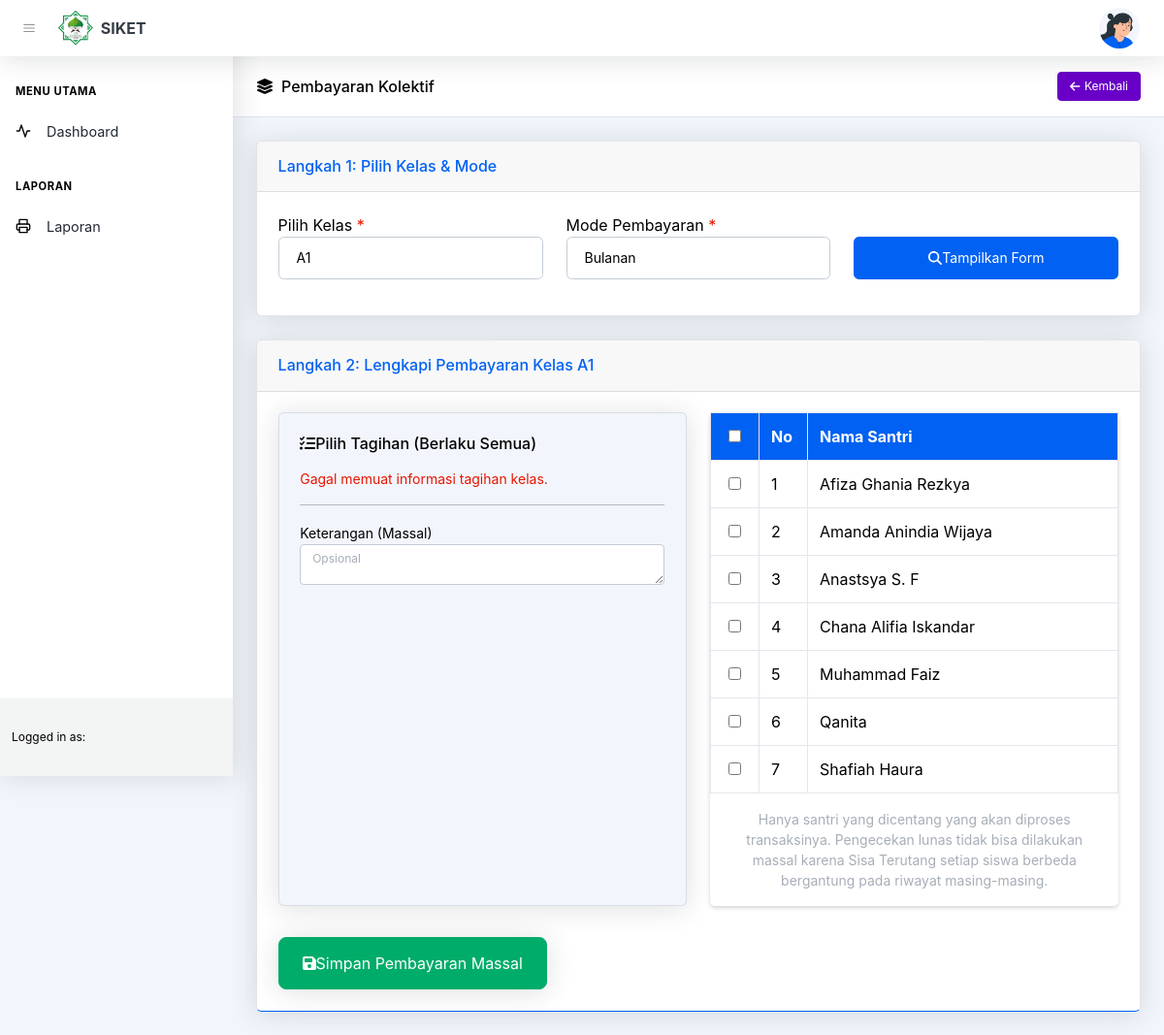
The app's page /pages/pembayaran/bulk.php?kelas=19 with its own data.
### tables this page shows
CREATE TABLE `kelas` (
  `id_kelas` int(11) NOT NULL,
  `nama_kelas` varchar(20) NOT NULL,
  `created_at` timestamp NOT NULL DEFAULT current_timestamp()
);

CREATE TABLE `santri` (
  `id_santri` int(11) NOT NULL,
  `nama` varchar(100) NOT NULL,
  `tempat_lahir` varchar(100) DEFAULT NULL,
  `tanggal_lahir` date DEFAULT NULL,
  `id_kelas` int(11) NOT NULL,
  `alamat` text DEFAULT NULL,
  `id_iuran` int(11) DEFAULT NULL,
  `foto` varchar(255) DEFAULT 'default.png',
  `status` enum('active','nonaktif') DEFAULT 'active',
  `created_at` timestamp NOT NULL DEFAULT current_timestamp(),
  `updated_at` timestamp NOT NULL DEFAULT current_timestamp() ON UPDATE current_timestamp()
);

### config/database.php (called while the page is built, shortened)
<?php
$conn = mysqli_connect(DB_HOST, DB_USER, DB_PASS, DB_NAME);
mysqli_set_charset($conn, "utf8mb4");
function sanitize($data)
{
    global $conn;
    return mysqli_real_escape_string($conn, trim($data));
}
?>

### pages/pembayaran/bulk.php (the view, shortened to what this page needs)
<?php
require_once '../../includes/header.php';
require_once '../../includes/sidebar.php';
$filter_kelas_raw = isset($_GET['kelas']) ? sanitize($_GET['kelas']) : '';
$is_all_kelas = ($filter_kelas_raw === 'all' || $filter_kelas_raw === '0');
$filter_kelas = $is_all_kelas ? 0 : (int) $filter_kelas_raw;
$filter_mode = isset($_GET['mode']) ? sanitize($_GET['mode']) : 'bulanan';
$kelas_list = mysqli_query($conn, 'SELECT * FROM kelas ORDER BY nama_kelas');
$santri_targets = [];
$nama_kelas_terpilih = "";
if ($filter_kelas > 0 || $is_all_kelas) {
    if ($is_all_kelas) {
        $nama_kelas_terpilih = "Semua Kelas";
        $qs = mysqli_query($conn, "
            SELECT s.id_santri, s.nama, s.status, k.nama_kelas
            FROM santri s
            JOIN kelas k ON s.id_kelas = k.id_kelas
            WHERE s.status = 'active'
            ORDER BY k.nama_kelas ASC, s.nama ASC
        ");
    } else {
        $q_k = mysqli_query($conn, "SELECT nama_kelas FROM kelas WHERE id_kelas = '$filter_kelas'");
        if ($q_k && mysqli_num_rows($q_k) > 0) {
            $k_row = mysqli_fetch_assoc($q_k);
            $nama_kelas_terpilih = $k_row['nama_kelas'];
        }
        $qs = mysqli_query($conn, "
            SELECT id_santri, nama, status
            FROM santri
            WHERE id_kelas = '$filter_kelas' AND status = 'active'
            ORDER BY nama ASC
        ");
    }
    if ($qs) {
        while ($row = mysqli_fetch_assoc($qs)) {
            $santri_targets[] = $row;
        }
    }
}
?>
<header class="page-header page-header-compact page-header-light border-bottom bg-white mb-4">
    <div class="container-xl px-4">
        <div class="page-header-content">
            <div class="row align-items-center justify-content-between pt-3">
                <div class="col-auto mb-3">
                    <h1 class="page-header-title">
                        <div class="page-header-icon"><i class="fas fa-layer-group"></i></div>
                        Pembayaran Kolektif
                    </h1>
                </div>
                <div class="col-12 col-md-auto mb-3">
                    <a href="index.php" class="btn btn-sm btn-secondary">
                        <i class="fas fa-arrow-left me-1"></i> Kembali
                    </a>
                </div>
            </div>
        </div>
    </div>
</header>
<div class="container-xl px-4 mt-4">
    <div class="card shadow mb-4">
        <div class="card-header py-3">
            <h6 class="m-0 font-weight-bold text-primary">Langkah 1: Pilih Kelas & Mode</h6>
        </div>
        <div class="card-body">
            <form method="GET" action="">
                <div class="row align-items-end">
                    <div class="col-md-4 mb-3">
                        <label>Pilih Kelas <span class="text-danger">*</span></label>
                        <select name="kelas" class="form-control" required>
                            <?php while ($kls = mysqli_fetch_assoc($kelas_list)): ?>
                                <option value="<?php echo $kls['id_kelas']; ?>" <?php echo $filter_kelas == $kls['id_kelas'] ? 'selected' : ''; ?>>
                                    <?php echo htmlspecialchars($kls['nama_kelas']); ?>
                                </option>
                            <?php endwhile; ?>
                        </select>
                    </div>
                    <div class="col-md-4 mb-3">
                        <label>Mode Pembayaran <span class="text-danger">*</span></label>
                        <select name="mode" class="form-control" required>
                            <option value="bulanan" <?php echo $filter_mode === 'bulanan' ? 'selected' : ''; ?>>Bulanan</option>
                        </select>
                    </div>
                    <div class="col-md-4 mb-3">
                        <button type="submit" class="btn btn-primary w-100">
                            <i class="fas fa-search"></i> Tampilkan Form
                        </button>
                    </div>
                </div>
            </form>
        </div>
    </div>
    <?php if ($filter_kelas > 0 || $is_all_kelas): ?>
        <div class="card shadow mb-4 border-bottom-primary">
            <div class="card-header py-3">
                <h6 class="m-0 font-weight-bold text-primary">Langkah 2: Lengkapi Pembayaran Kelas <?php echo htmlspecialchars($nama_kelas_terpilih); ?></h6>
            </div>
            <div class="card-body">
                <?php if (empty($santri_targets)): ?>
                    <div class="alert alert-warning text-center">
                        Tidak ada data santri aktif untuk Kelas ini.
                    </div>
                <?php else: ?>
                    <form method="POST" action="" id="formBulkPayment">
                        <div class="row">
                            <div class="col-lg-6 mb-4">
                                <div class="card bg-light h-100">
                                    <div class="card-body">
                                        <h6 class="font-weight-bold mb-3"><i class="fas fa-list-check mr-2"></i>Pilih Tagihan (Berlaku Semua)</h6>
                                        <div id="tagihanContainer" class="mb-3">
                                        </div>
                                        <hr>
                                        <div class="form-group mb-2">
                                            <label class="small font-weight-bold">Keterangan (Massal)</label>
                                            <textarea name="keterangan" class="form-control form-control-sm" rows="2" placeholder="Opsional"></textarea>
                                        </div>
                                    </div>
                                </div>
                            </div>
                            <div class="col-lg-6 mb-4">
                                <div class="card shadow-sm h-100 border-0">
                                    <div class="card-body p-0">
                                        <div class="table-responsive" style="max-height: 500px; overflow-y: auto;">
                                            <table class="table table-bordered table-hover mb-0" id="bulkTable" width="100%" cellspacing="0">
                                                <thead class="bg-primary text-white" style="position: sticky; top: 0; z-index: 10;">
                                                    <tr>
                                                        <th style="width: 50px;" class="text-center">
                                                                <input type="checkbox" id="checkAllSantri">
                                                        </th>
                                                        <th style="width: 50px;">No</th>
                                                        <th>Nama Santri</th>
                                                    </tr>
                                                </thead>
                                                <tbody>
                                                    <?php
                                                    $no = 1;
                                                    foreach ($santri_targets as $santri):
                                                    ?>
                                                        <tr>
                                                            <td class="text-center">
                                                                <input type="checkbox" class="santri-check" name="pilih_santri[]" value="<?php echo $santri['id_santri']; ?>">
                                                            </td>
                                                            <td><?php echo $no++; ?></td>
                                                            <td class="font-weight-bold"><?php echo htmlspecialchars($santri['nama']); ?></td>
                                                        </tr>
                                                    <?php endforeach; ?>
                                                </tbody>
                                            </table>
                                        </div>
                                    </div>
                                    <div class="card-footer bg-white text-muted small text-center border-top-0">
                                        Hanya santri yang dicentang yang akan diproses transaksinya. Pengecekan lunas tidak bisa dilakukan massal karena Sisa Terutang setiap siswa berbeda bergantung pada riwayat masing-masing.
                                    </div>
                                </div>
                            </div>
                        </div>
                        <div class="mt-2 text-right">
                            <button type="submit" name="submit_bulk" class="btn btn-success btn-lg shadow">
                                <i class="fas fa-save mr-2"></i> Simpan Pembayaran Massal
                            </button>
                        </div>
                    </form>
                <?php endif; ?>
            </div>
        </div>
    <?php endif; ?>
</div>
<?php
require_once '../../includes/footer.php';
?>

### assets/css/custom.css (style rules this page uses)
:root { --bs-body-color: #000000; --bs-body-color-rgb: 0, 0, 0; --bs-gray-600: #000000; }
body { color: #000000; }
body :not(.badge):not(.badge *):not(.btn):not(.btn *):not(a):not(.text-primary):not(.text-secondary):not(.text-success):not(.text-danger):not(.text-warning):not(.text-info):not(.text-white):not(.text-light):not(i):not(svg) { color: #000000; }
.table { border-color: #e3e6ec; }
.table-bordered, .table-bordered th, .table-bordered td { border-width: 1px; border-color: #e3e6ec; }
.table thead th, .table tfoot th { border-top-width: 1px; border-bottom-width: 1px; }
.table, .table-bordered, .dataTable-table, .table thead th, .table tbody td, .table * { outline: none !important; }
.table > :not(:first-child), .dataTable-table > :not(:first-child) { border-top: 1px solid #e3e6ec !important; }

### records on screen
kelas: nama_kelas "A1"
santri: nama "Afiza Ghania Rezkya"
santri: nama "Amanda Anindia Wijaya"
santri: nama "Anastsya S. F"
santri: nama "Chana Alifia Iskandar"
santri: nama "Muhammad Faiz"
santri: nama "Qanita"
santri: nama "Shafiah Haura"

### other values on screen
form field kelas "A1"
